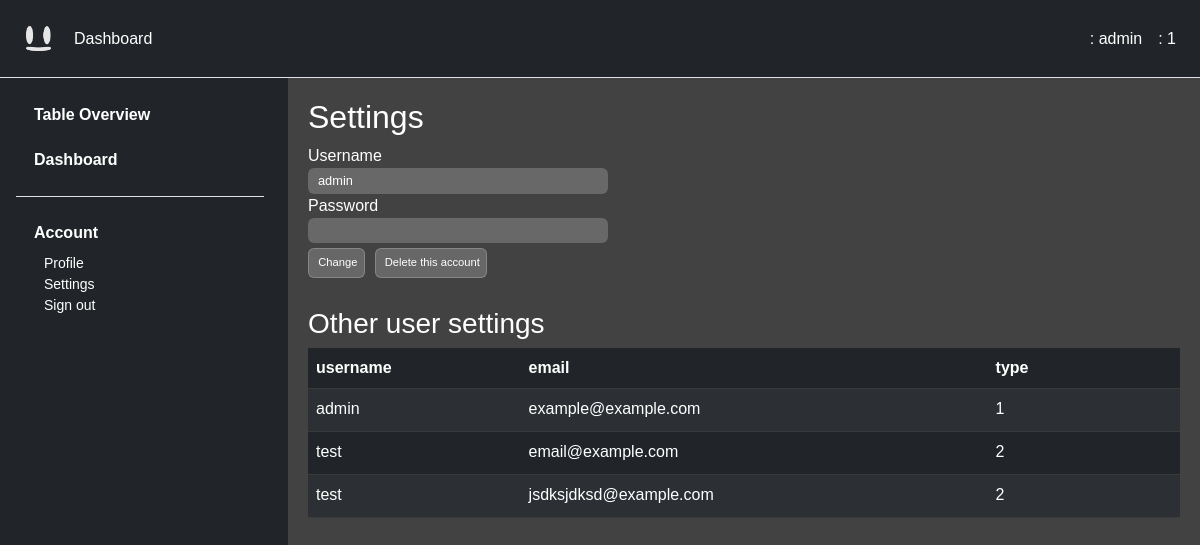
The page /dashboard/?acc=settings (signed in) on the database its author committed.
### tables this page shows
CREATE TABLE users (
    id INTEGER PRIMARY KEY AUTOINCREMENT,
    name TEXT NOT NULL,
    email TEXT UNIQUE NOT NULL,
    created_at DATETIME DEFAULT CURRENT_TIMESTAMP
, password TEXT, type int);

### php-component/acc-settings.php (the view, shortened to what this page needs)
<?php
function renderAccSettings(string $dest):void {
    echo "<h2>Settings</h2>";
    $db = new SQLite3('../db/database.db');
    $name = $_SESSION["user name"];
    echo "<form method='post' action='$dest'>";
    echo "<label for='username'>Username</label><br/>";
    echo "<input class='acc-input' type='text' name='username' value='$name' required><br/>";
    echo "<label for='password'>Password</label><br/>";
    echo "<input class='acc-input' type='password' name='password'><br/>";
    echo "<button class='table-button' type='submit' name='done-change'>&nbsp<i class='nf nf-cod-edit'></i> Change&nbsp</button>";
    echo "<button class='table-button' type='submit' name='del-acc'>&nbsp<i class='nf nf-fa-trash'></i> Delete this account&nbsp</button>";
    echo "</form>";
    if ($_SESSION["user type"] == 1) {
        echo "<br>";
        echo "<div class='table-responsive'>";
        echo "<h3>Other user settings</h3>";
        echo "<form method='post' action=$dest>";
        echo "<table class='table table-dark table-striped'>";
        echo "<thead>";
        echo "<tr>";
        echo "<th>username</th>";
        echo "<th>email</th>";
        echo "<th>type</th>";
        echo "<td></td>";
        echo "</tr>";
        echo "</thead>";
        echo "<tbody>";
        $results = $db->query("select name, email, type from users;");
        while ($row= $results->fetchArray()) {
            $email = $row["email"];
            echo "<tr>";
            echo "<td>" . $row["name"] . "</td>";
            echo "<td>" . $row["email"] . "</td>";
            if ($row["type"] == 1) {
                echo "<td><input style='background: none; color:white; border:none; max-width:40px;'type=number max=2 min= 1 name='type' value='" . $row["type"] . "' disabled></td>";
            } else {
                echo "<td><input style='background: none; color:white; border:none; max-width:40px;'type=number max=2 min= 1 name='type' value='" . $row["type"] . "'></td>";
            }
            echo "<td>";
            echo "<button name='edit-type' type='submit' class='btn text-white' value='$email'>&nbsp<i class='nf nf-fa-edit'></i>&nbsp</button>";
            echo "</td>";
            echo "</tr>";
        }
        echo "</tbody>";
        echo "</table>";
        echo "</form>";
        echo "</div>";
    }
}
?>

### css/style.css (style rules this page uses)
* { margin: 0px; padding: 0px; font-family: Arial, Helvetica, sans-serif; }
.dark-bg-custom { background: rgb(33, 37, 41); }
body { background: #424242; color: white; }
.table-button { min-width: 30px; background: rgba(255, 255, 255, 0.2); padding: 3px; margin: 5px; margin-right: 10px; margin-left: 0px; border-radius: 6px; border: none; color: white; border: 1px solid rgba(255, 255, 255, 0.2); transition: background, border ease-in-out 0.3s; font-size: 0.7em; min-height: 30px; }
.btn { border: none; background: none; padding: 0 !important; cursor: pointer; }
.acc-input { min-width: 300px; background: rgba(255, 255, 255, 0.2); padding: 3px; padding-left: 10px; border-radius: 6px; border: none; color: white; font-size: 0.8em; }

### rows shown on the page
users: name "admin", email "example@example.com", type "1"
users: name "test", email "email@example.com", type "2"
users: name "test", email "jsdksjdksd@example.com", type "2"

### other values the page prints
$name "admin"
$type "1"
